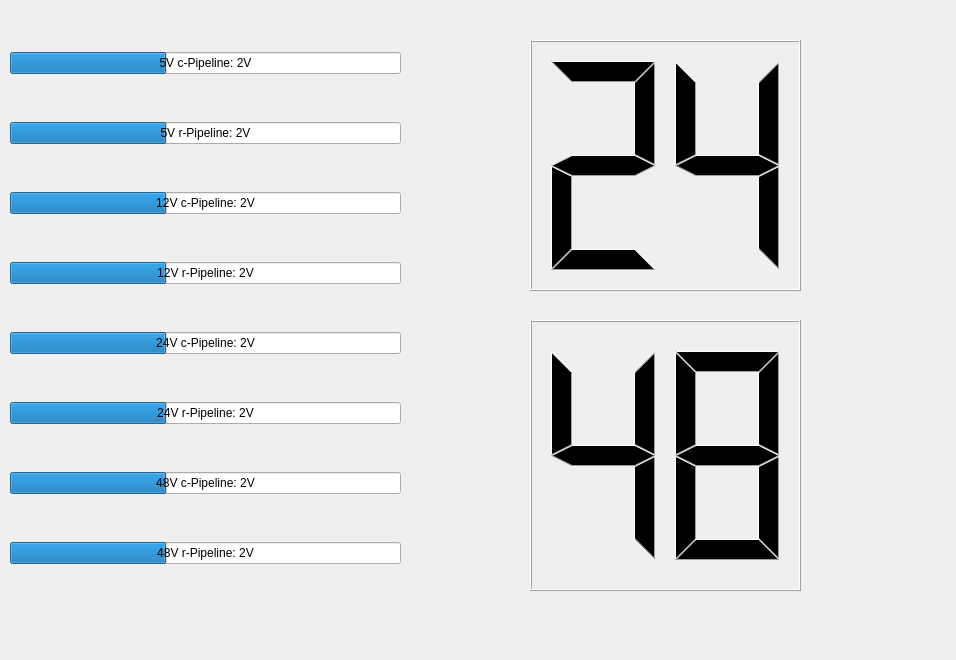
<?xml version="1.0" encoding="UTF-8"?>
<ui version="4.0">
 <class>my_plugin</class>
 <widget class="QWidget" name="my_plugin">
  <property name="geometry">
   <rect>
    <x>0</x>
    <y>0</y>
    <width>956</width>
    <height>660</height>
   </rect>
  </property>
  <property name="windowTitle">
   <string>Schroedi's Health Monitor</string>
  </property>
  <property name="autoFillBackground">
   <bool>true</bool>
  </property>
  <property name="styleSheet">
   <string notr="true">color: qlineargradient(spread:pad, x1:0, y1:0, x2:0, y2:1, stop:0 rgba(0, 0, 0, 255), stop:0.33 rgba(0, 0, 0, 255), stop:0.34 rgba(255, 30, 30, 255), stop:0.66 rgba(255, 0, 0, 255), stop:0.67 rgba(255, 255, 0, 255), stop:1 rgba(255, 255, 0, 255));</string>
  </property>
  <widget class="QWidget" name="verticalLayoutWidget">
   <property name="geometry">
    <rect>
     <x>10</x>
     <y>10</y>
     <width>391</width>
     <height>601</height>
    </rect>
   </property>
   <layout class="QVBoxLayout" name="verticalLayout">
    <item>
     <widget class="QProgressBar" name="fiveLine_c">
      <property name="contextMenuPolicy">
       <enum>Qt::ActionsContextMenu</enum>
      </property>
      <property name="styleSheet">
       <string notr="true">font: 75 11pt &quot;Laksaman&quot;;</string>
      </property>
      <property name="maximum">
       <number>5</number>
      </property>
      <property name="value">
       <number>2</number>
      </property>
      <property name="textVisible">
       <bool>true</bool>
      </property>
      <property name="invertedAppearance">
       <bool>false</bool>
      </property>
      <property name="textDirection">
       <enum>QProgressBar::BottomToTop</enum>
      </property>
      <property name="format">
       <string>5V c-Pipeline: %vV</string>
      </property>
     </widget>
    </item>
    <item>
     <widget class="QProgressBar" name="fiveLine_r">
      <property name="contextMenuPolicy">
       <enum>Qt::ActionsContextMenu</enum>
      </property>
      <property name="styleSheet">
       <string notr="true">font: 75 11pt &quot;Laksaman&quot;;</string>
      </property>
      <property name="maximum">
       <number>5</number>
      </property>
      <property name="value">
       <number>2</number>
      </property>
      <property name="textVisible">
       <bool>true</bool>
      </property>
      <property name="invertedAppearance">
       <bool>false</bool>
      </property>
      <property name="textDirection">
       <enum>QProgressBar::BottomToTop</enum>
      </property>
      <property name="format">
       <string>5V r-Pipeline: %vV</string>
      </property>
     </widget>
    </item>
    <item>
     <widget class="QProgressBar" name="twelveLine_c">
      <property name="contextMenuPolicy">
       <enum>Qt::ActionsContextMenu</enum>
      </property>
      <property name="styleSheet">
       <string notr="true">font: 75 11pt &quot;Laksaman&quot;;</string>
      </property>
      <property name="maximum">
       <number>5</number>
      </property>
      <property name="value">
       <number>2</number>
      </property>
      <property name="textVisible">
       <bool>true</bool>
      </property>
      <property name="invertedAppearance">
       <bool>false</bool>
      </property>
      <property name="textDirection">
       <enum>QProgressBar::BottomToTop</enum>
      </property>
      <property name="format">
       <string>12V c-Pipeline: %vV</string>
      </property>
     </widget>
    </item>
    <item>
     <widget class="QProgressBar" name="twelveLine_r">
      <property name="contextMenuPolicy">
       <enum>Qt::ActionsContextMenu</enum>
      </property>
      <property name="styleSheet">
       <string notr="true">font: 75 11pt &quot;Laksaman&quot;;</string>
      </property>
      <property name="maximum">
       <number>5</number>
      </property>
      <property name="value">
       <number>2</number>
      </property>
      <property name="textVisible">
       <bool>true</bool>
      </property>
      <property name="invertedAppearance">
       <bool>false</bool>
      </property>
      <property name="textDirection">
       <enum>QProgressBar::BottomToTop</enum>
      </property>
      <property name="format">
       <string>12V r-Pipeline: %vV</string>
      </property>
     </widget>
    </item>
    <item>
     <widget class="QProgressBar" name="twentyfourLine_c">
      <property name="contextMenuPolicy">
       <enum>Qt::ActionsContextMenu</enum>
      </property>
      <property name="styleSheet">
       <string notr="true">font: 75 11pt &quot;Laksaman&quot;;</string>
      </property>
      <property name="maximum">
       <number>5</number>
      </property>
      <property name="value">
       <number>2</number>
      </property>
      <property name="textVisible">
       <bool>true</bool>
      </property>
      <property name="invertedAppearance">
       <bool>false</bool>
      </property>
      <property name="textDirection">
       <enum>QProgressBar::BottomToTop</enum>
      </property>
      <property name="format">
       <string>24V c-Pipeline: %vV</string>
      </property>
     </widget>
    </item>
    <item>
     <widget class="QProgressBar" name="twentyfourLine_r">
      <property name="contextMenuPolicy">
       <enum>Qt::ActionsContextMenu</enum>
      </property>
      <property name="styleSheet">
       <string notr="true">font: 75 11pt &quot;Laksaman&quot;;</string>
      </property>
      <property name="maximum">
       <number>5</number>
      </property>
      <property name="value">
       <number>2</number>
      </property>
      <property name="textVisible">
       <bool>true</bool>
      </property>
      <property name="invertedAppearance">
       <bool>false</bool>
      </property>
      <property name="textDirection">
       <enum>QProgressBar::BottomToTop</enum>
      </property>
      <property name="format">
       <string>24V r-Pipeline: %vV</string>
      </property>
     </widget>
    </item>
    <item>
     <widget class="QProgressBar" name="fourtyeightLine_c">
      <property name="contextMenuPolicy">
       <enum>Qt::ActionsContextMenu</enum>
      </property>
      <property name="styleSheet">
       <string notr="true">font: 75 11pt &quot;Laksaman&quot;;</string>
      </property>
      <property name="maximum">
       <number>5</number>
      </property>
      <property name="value">
       <number>2</number>
      </property>
      <property name="textVisible">
       <bool>true</bool>
      </property>
      <property name="invertedAppearance">
       <bool>false</bool>
      </property>
      <property name="textDirection">
       <enum>QProgressBar::BottomToTop</enum>
      </property>
      <property name="format">
       <string>48V c-Pipeline: %vV</string>
      </property>
     </widget>
    </item>
    <item>
     <widget class="QProgressBar" name="fourtyeightLine_r">
      <property name="contextMenuPolicy">
       <enum>Qt::ActionsContextMenu</enum>
      </property>
      <property name="styleSheet">
       <string notr="true">font: 75 11pt &quot;Laksaman&quot;;</string>
      </property>
      <property name="maximum">
       <number>5</number>
      </property>
      <property name="value">
       <number>2</number>
      </property>
      <property name="textVisible">
       <bool>true</bool>
      </property>
      <property name="invertedAppearance">
       <bool>false</bool>
      </property>
      <property name="textDirection">
       <enum>QProgressBar::BottomToTop</enum>
      </property>
      <property name="format">
       <string>48V r-Pipeline: %vV</string>
      </property>
     </widget>
    </item>
   </layout>
  </widget>
  <widget class="QLCDNumber" name="lcdNumber24">
   <property name="geometry">
    <rect>
     <x>530</x>
     <y>40</y>
     <width>271</width>
     <height>251</height>
    </rect>
   </property>
   <property name="numDigits">
    <number>2</number>
   </property>
   <property name="intValue" stdset="0">
    <number>24</number>
   </property>
  </widget>
  <widget class="QLCDNumber" name="lcdNumber48">
   <property name="geometry">
    <rect>
     <x>530</x>
     <y>320</y>
     <width>271</width>
     <height>271</height>
    </rect>
   </property>
   <property name="numDigits">
    <number>2</number>
   </property>
   <property name="intValue" stdset="0">
    <number>48</number>
   </property>
  </widget>
 </widget>
 <resources/>
 <connections/>
</ui>
